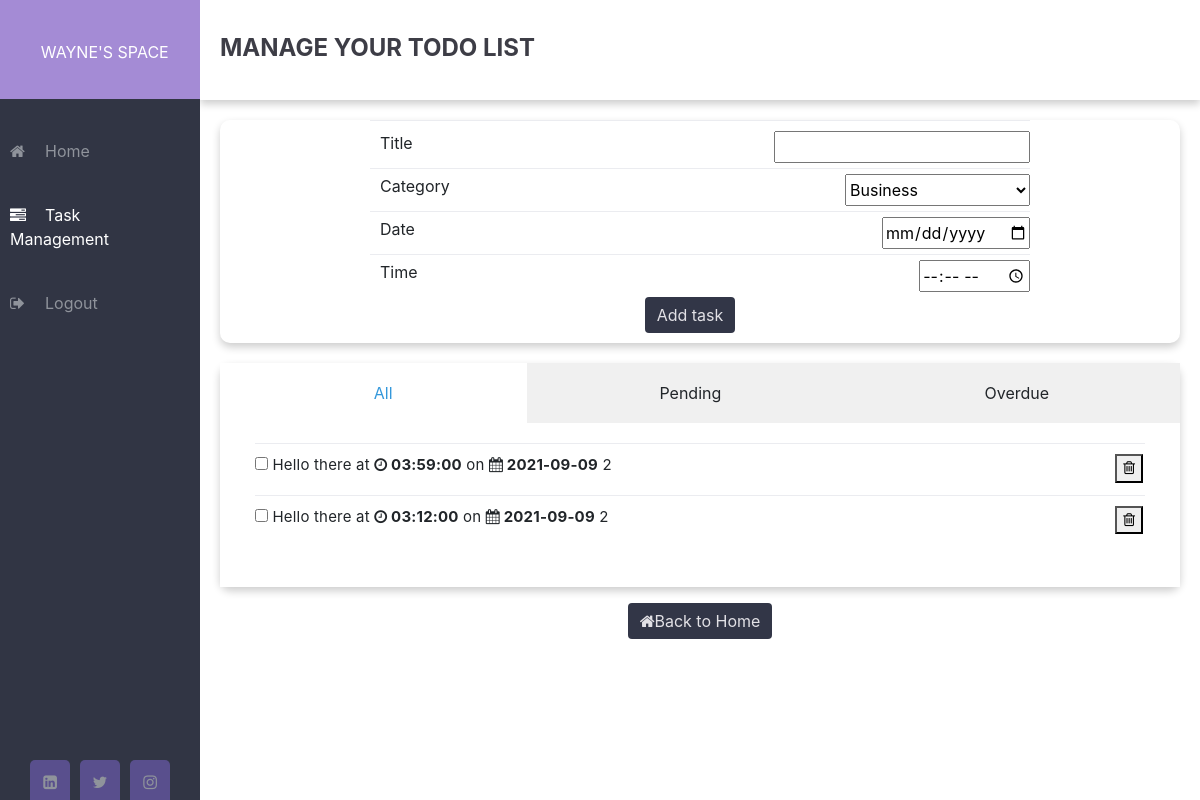
Page /create-task (signed in) on the committed database.
### Todolist/auth/models.py (models this page shows, shortened)
class User(UserMixin, db.Model):
    __tablename__ = 'user'
    id = db.Column(db.Integer, primary_key=True)
    username = db.Column(db.String(64), index=True, unique=True)
    email = db.Column(db.String(120), index=True, unique=True)
    password_hash = db.Column(db.String(128))
    todo = db.relationship('Todo', backref='author', lazy='dynamic')

### Todolist/models.py (models this page shows, shortened)
class Todo(db.Model):
    id = db.Column(db.Integer, primary_key=True)
    title = db.Column(db.String(140))
    date = db.Column(db.Date())
    time = db.Column(db.Time())
    category= db.Column(db.String, db.ForeignKey('category.name'))
    user_id = db.Column(db.Integer, db.ForeignKey('user.id'))

### Todolist/task/views.py (the view, shortened to what this page needs)
@task.route('/create-task', methods=['GET', 'POST'])
@login_required
def tasks():
    check= None
    user = current_user
    todo= Todo.query.filter_by(author=user)
    date= datetime.now()
    now= date.strftime("%Y-%m-%d")
    form= TaskForm()
    form.category.choices =[(category.id, category.name) for category in Category.query.all()]
    return render_template('task/tasks.html', title='Create Tasks', form=form, todo=todo, DateNow=now, check=check)

### Todolist/task/forms.py
class TaskForm(FlaskForm):
    title = StringField('Title', validators=[DataRequired()])
    category = SelectField('Category', coerce=int , validators=[DataRequired()])
    date = DateField('Date', format='%Y-%m-%d' , validators=[DataRequired()])
    time = TimeField('Time', format='%H:%M' , validators=[DataRequired()])
    submit = SubmitField('Add task')

### Todolist/auth/models.py (called while the page is built)
@login.user_loader
def load_user(id):
    return User.query.get(int(id))

### Todolist/task/templates/task/tasks.html (shortened to what this page needs)
{% extends "base.html" %}
{% block content %}
<div django-app="TaskManager" class="task_content categories" >
    <div class="">
            <div class="content">
                    <div class="welcome">
                        <span class="welcome-text">Manage Your ToDo List</span>
                    </div>
    <form action="" method="post" novalidate>
        <div class="inputContainer Task">
            {{ form.title.label }}<br>
            {{ form.title(size=20) }}
        </div>
        <div class="inputContainer choice ">
            {{ form.category.label}}<br>
            {{ form.category}}
        </div>
        <div class="inputContainer  date ">
            {{ form.date.label }}<br>
            {{ form.date }}
        </div>
        <div class="inputContainer  time">
            {{ form.time.label }}<br>
            {{ form.time }}
        </div>
        <div class="buttons">
            {{ form.submit(class="taskAdd btn") }}
        </div>
    </form>
      <form action="" method="post">
        <div class="tabs effect-1">
          <span>All</span>
          <span>Pending</span>
          <span>Overdue</span>
        <div class="tab-content">
            <section id="tab-item-1">
                <ul class="taskList">
                    {% for todo in todo %}
                    <li class="currentTaskItem">
                        <input type="checkbox" class="taskCheckbox" name="checkedbox" id="{{ todo.id }}" value="{{ todo.id }}" >
                        <label for="{{ todo.id }}"><span class="complete-">{{ todo.title }}</span></label>
                        <span class="taskDone" >at</span>
                        <strong class="taskDone"><i class="fa fa-clock-o"></i> {{ todo.time }}</strong>
                        <span class="taskDone" >on</span>
                        <strong class="taskDatee taskDone"><i class="fa fa-calendar"></i> {{ todo.date }}</strong>
                        <span class="categorypage-{{ todo.category }}">{{ todo.category }}</span>
                        <button class="taskDelete " name="taskDelete" formnovalidate="" type="submit" ><i class="fa fa-trash-o icon"></i></button>
                    </li>
                    {% endfor %}
                </ul>
            </section>
          </div>
         </div>
        </form>
        </div>
    </div>
    <div class="done">
    <a href="{{url_for('home.homepage')}}" class="btn btn-primary mt-3"> <i class="fa fa-home"></i>Back to Home </a>
    </div>
</div>
{% endblock %}

### Todolist/templates/sidebar.html (shortened to what this page needs)
<div id="mySidebar" class="sidebar">
  <div class="top-sidebar">
    &nbsp;{{current_user.username}}'s Space
  </div>
  <ul>
    <li><a class=" {% if request.url_rule.endpoint == 'home.homepage' %} active {% endif %}" href="{{url_for('home.homepage')}}"><i class="fa fa-home"></i>Home</a></li>
    <li><a class=" {% if request.url_rule.endpoint == 'task.tasks' %} active {% endif %}" href="{{url_for('task.tasks')}}"><i class="fa fa-tasks"></i>Task Management</a></li>
    <li><a href="{{url_for('auth.logout')}}"><i class="fa fa-sign-out"></i>Logout</a></li>
  </ul>
  <div class="social_media">
    <a href="https://www.linkedin.com/in/faruq-abdulsalam-b2847b160/"><i class="fa fa-linkedin-square"></i></a>
    <a href="https://twitter.com/_Ace_II/"><i class="fa fa-twitter"></i></a>
    <a href="https://www.instagram.com/faruq.t/"><i class="fa fa-instagram"></i></a>
  </div>
</div>

### Todolist/static/styles.css (style rules this page uses)
*, *:before, *:after { -webkit-box-sizing: border-box; -moz-box-sizing: border-box; box-sizing: border-box; }
body { padding: 0; margin: 0; font-family: 'Nunito', sans-serif; list-style: none; text-decoration: none; min-height: 100vh; overflow-x: hidden; }
ul { list-style-type: none; }
.wrapper .sidebar { width: 200px; height: 100%; background: #313544; padding-left: 0px; padding-right: 0px; padding-bottom: 30px; position: fixed; overflow-x: hidden; }
.wrapper .sidebar .top-sidebar { color: #fff; background: #a48bd5; margin-bottom: 20px; padding: 40px 0px 35px 5px; text-transform: uppercase; text-align: center; }
.wrapper .sidebar ul { padding-left: 0px; }
.wrapper .sidebar ul li { padding: 20px 20px 20px 10px; }
.wrapper .sidebar ul li .active { color: #fff; }
.wrapper .sidebar ul li a { color: #8f939b; display: block; }
.wrapper .sidebar ul li a .fa { width: 35px; }
.wrapper .sidebar .social_media { position: absolute; bottom: 0; left: 50%; transform: translateX(-50%); display: flex; }
.wrapper .sidebar .social_media a { display: block; width: 40px; background: #594f8d; height: 40px; line-height: 45px; text-align: center; margin: 0 5px; color: #8f939b; border-top-left-radius: 5px; border-top-right-radius: 5px; }
.wrapper .main_content, .wrapper .task_content { width: 100%; margin-left: 200px; }
.wrapper .main_content .welcome, .wrapper .task_content .welcome { box-shadow: 0 4px 8px 0 rgba(0,0,0,0.2); transition: 0.3s; width: 100%; height:100px; padding: 30px 0px 0px 20px; margin-bottom: 20px; }
.welcome-text { color: #3d3d46; text-transform: uppercase; font-size: 1.5rem; font-weight: bold; }
.taskAdd { margin-bottom:10px; margin-right: 20px; }
.buttons { text-align:center; margin-bottom: 20px; }
.done { text-align: center; margin-bottom: 10px; }
.taskDelete { float: right; margin-right: 2px; }
.taskList { padding: 0 15px; padding-bottom: 5px; }
.currentTaskItem, .overdueTaskItem { border-top: 1px solid #ebecf0; padding: 10px 0; font-size: 15px; letter-spacing: 0.2px; }
.taskList .taskDatee { text-transform: uppercase; }
.btn { color: #e2e1e6 !important; background-color: rgb(50, 54, 71) !important; padding: .75rem 1.5rem; border-radius: .5rem; text-decoration: none; font-size: .9rem; outline: none; border: none !important; cursor: pointer; }
.inputContainer { border-top: 1px solid #ebecf0; padding-bottom: 5px; padding-top: 5px; padding-left: 10px; margin-left: 150px; margin-right: 150px; display: flex; justify-content: space-between; }
.inputContainer select { width:185px; }
.content form { box-shadow: 0 4px 8px 0 rgb(0 0 0 / 20%); margin: 0px 20px; border-radius: 10px; }
.categories .time { padding-bottom: 5px; }
.categories .date { padding-bottom: 5px; }
form .Task { padding-top: 10px; }
form { border-radius: .5rem; margin-bottom: 10px; margin-left: 50px; margin-right: 50px; }
.tabs { background: #fff; position: relative; }
.tabs > input, .tabs > span { width: 20%; height: 60px; line-height: 60px; position: absolute; top: 0; }
.tabs > span { background: #f0f0f0; text-align: center; overflow: hidden; }
.tabs > span i, .tabs > span { -webkit-transition: all .5s; -moz-transition: all .5s; -o-transition: all .5s; transition: all .5s; }
.tabs > input:checked + span { background: #fff; }
.tabs > input:checked + span, .tabs > input:hover + span { color: #3498DB; }
#tab-1, #tab-1 + span { left: 0; width:34%; }
#tab-2, #tab-2 + span { left: 32%; width:34%; }
#tab-3, #tab-3 + span { left: 66%; width:34%; }
.tab-content { padding: 80px 20px 20px; width: 100%; min-height: 200px; }
.tab-content section { width: 100%; display: none; }
#tab-1:checked ~ .tab-content #tab-item-1 { display: block; }
.effect-1 > input:checked + span { background: #fff; }

### rows in the picture
User: username "WAYNE"
Todo: title "Hello there", time "03:59:00", date "2021-09-09", category "2"
Todo: title "Hello there", time "03:12:00", date "2021-09-09", category "2"
